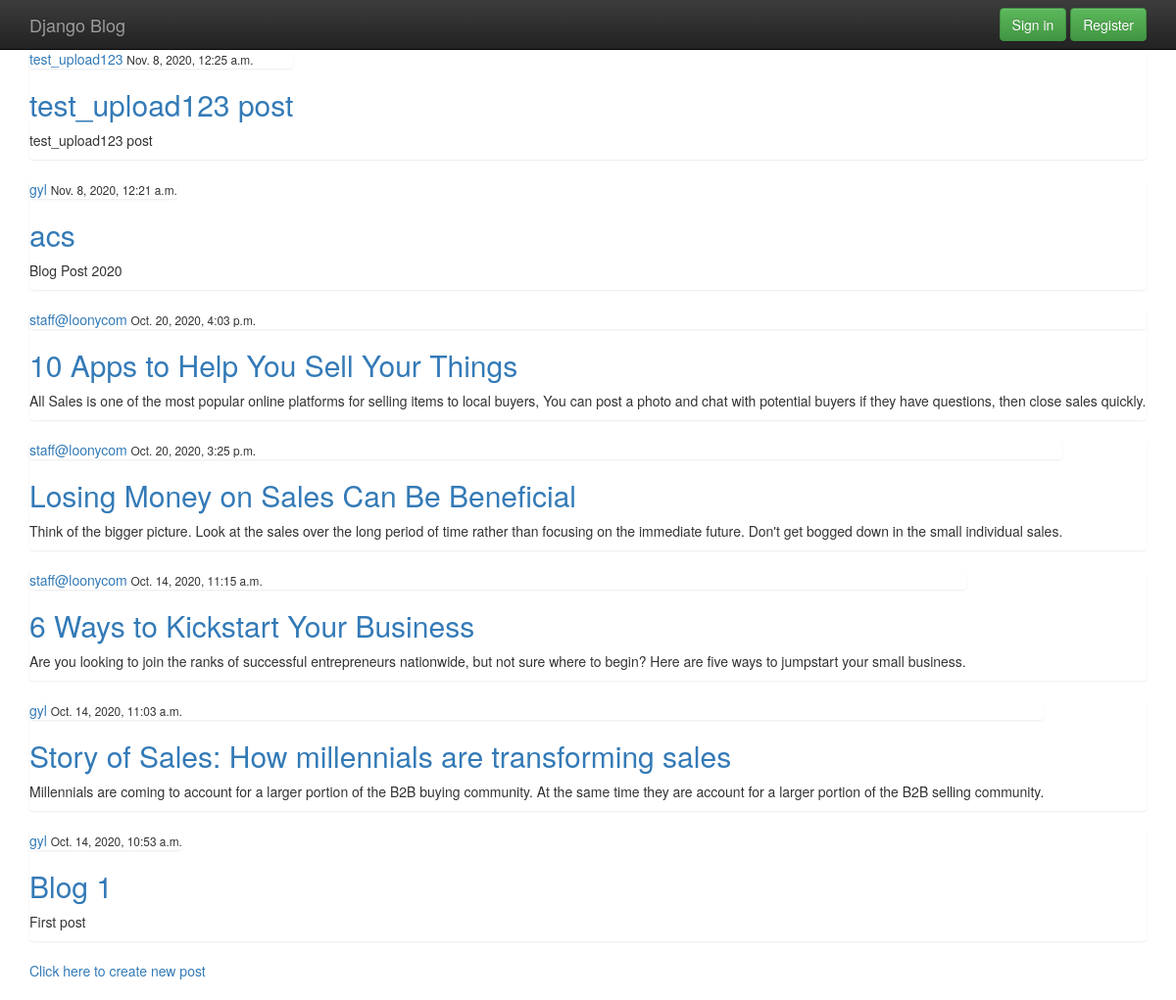
Screenshot of /business with the database file from the repository.
### blog/models.py (models this page shows, shortened)
class Post(models.Model):
	title=models.CharField(max_length=100)
	content=models.TextField()
	date_posted=models.DateTimeField(default=timezone.now)
	author=models.ForeignKey(User, on_delete=models.CASCADE)

### blog/views.py (the view)
# urls.py: path('business', PostListView.as_view(), name='business'),
class PostListView(ListView):
	model=Post
	template_name='blog/business.html'
	context_object_name='posts'
	ordering=['-date_posted']

### blog/templates/blog/business.html (shortened to what this page needs)
{% extends "blog/base.html" %}
{% block content %}
<section class="container">
	{% for post in posts %}
	<div class="list-group">
		<article>
			<div class="media-body">
				<div class="list-group">
					<a href="#">{{ post.author }}</a>
					<small>{{ post.date_posted }}</small>
				</div>
				<h2><a href="{% url 'post-detail' post.id %}">{{ post.title }}</a></h2>
				<p>{{ post.content }}</p>
			</div>
		</article>
	</div>
	{% endfor %}
</section>
<section class="container">
	<div>
		<section>
			<a href="{% url 'post-create' %}">Click here to create new post</a>
		</section>
	</div>
</section>
{% endblock %}

### blog/templates/blog/base.html (shortened to what this page needs)
  <!doctype html>
  <html class="no-js" lang="">
  <head>
    <link rel="stylesheet" href="/static/blog/css/bootstrap.min.css">
    <link rel="stylesheet" href="/static/blog/css/bootstrap-theme.min.css">
    <link rel="stylesheet" href="/static/blog/css/main.css">
  </head>
  <body>
    <nav class="navbar navbar-inverse navbar-fixed-top" role="navigation">
      <div class="container">
        <div class="navbar-header">
          <a class="navbar-brand" href="/">Django Blog</a>
        </div>
        <div id="navbar" class="navbar-collapse collapse">
          {% if user.is_authenticated %}
            <form class="navbar-form navbar-right" role="form">
              <a class="btn btn-success" href="{% url 'profile' %}" role="button">Profile</a>
              <a class="btn btn-success" href="{% url 'logout' %}" role="button">Sign out</a>
            </form>
          {% else %}
            <form class="navbar-form navbar-right" role="form">
              <a class="btn btn-success" href="{% url 'login' %}" role="button">Sign in</a>
              <a class="btn btn-success" href="{% url 'register' %}" role="button">Register</a>
            </form>
          {% endif %}
        </div>
      </div>
    </nav>
    {% block content %}
    {% endblock %}
</body>
</html>

### blog/static/blog/css/main.css (style rules this page uses)
h2,h3,h4,h5,h6 { color:#b30000; }

### blog/templates/blog/base.html (style rules this page uses)
body { padding-top: 50px; padding-bottom: 20px; }

### rows the page displays
Post: author "test_upload123", date_posted "Nov. 8, 2020, 12:25 a.m.", title "test_upload123 post", content "test_upload123 post"
Post: author "gyl", date_posted "Nov. 8, 2020, 12:21 a.m.", title "acs", content "Blog Post 2020"
Post: author "staff@loonycom", date_posted "Oct. 20, 2020, 4:03 p.m.", title "10 Apps to Help You Sell Your Things", content "All Sales is one of the most popular online platforms for selling items to local buyers, You can post a photo and chat with potential buyers if they have questions, then close sales quickly."
Post: author "staff@loonycom", date_posted "Oct. 20, 2020, 3:25 p.m.", title "Losing Money on Sales Can Be Beneficial", content "Think of the bigger picture. Look at the sales over the long period of time rather than focusing on the immediate future. Don't get bogged down in the small individual sales."
Post: author "staff@loonycom", date_posted "Oct. 14, 2020, 11:15 a.m.", title "6 Ways to Kickstart Your Business", content "Are you looking to join the ranks of successful entrepreneurs nationwide, but not sure where to begin? Here are five ways to jumpstart your small business."
Post: author "gyl", date_posted "Oct. 14, 2020, 11:03 a.m.", title "Story of Sales: How millennials are transforming sales", content "Millennials are coming to account for a larger portion of the B2B buying community. At the same time they are account for a larger portion of the B2B selling community."
Post: author "gyl", date_posted "Oct. 14, 2020, 10:53 a.m.", title "Blog 1", content "First post"
